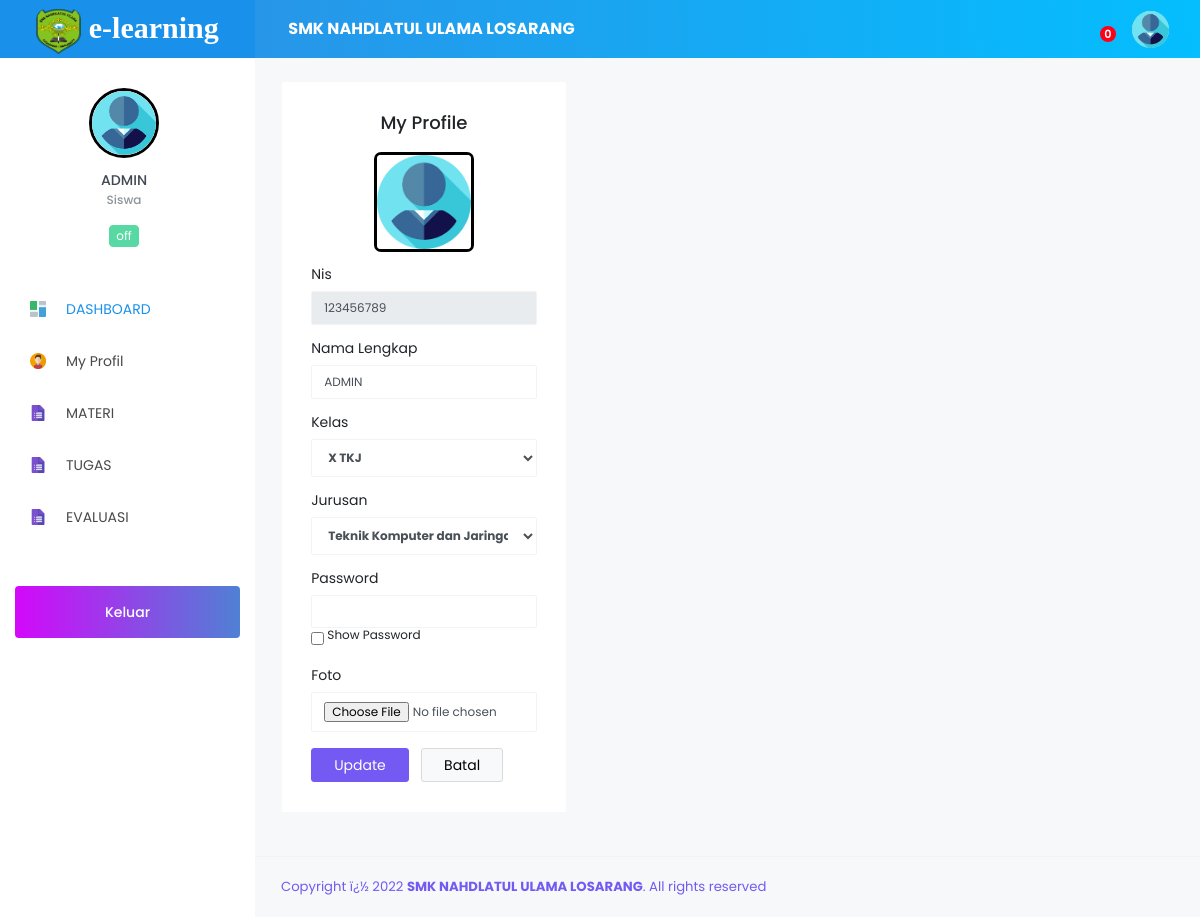
The page /Siswa/index.php?page=profil (signed in) on the database its author committed.
### tables this page shows
CREATE TABLE `tb_sekolah` (
  `id_sekolah` int(11) NOT NULL,
  `nama_sekolah` varchar(120) NOT NULL,
  `kepsek` varchar(120) NOT NULL,
  `textlogo` varchar(10) NOT NULL,
  `logo` varchar(255) NOT NULL,
  `copyright` varchar(255) NOT NULL
);

CREATE TABLE `tb_siswa` (
  `id_siswa` int(11) NOT NULL,
  `nis` varchar(15) NOT NULL,
  `nama_siswa` varchar(120) NOT NULL,
  `jk` varchar(30) NOT NULL,
  `password` varchar(255) NOT NULL,
  `status` varchar(15) NOT NULL,
  `aktif` varchar(30) NOT NULL,
  `tingkat` varchar(20) NOT NULL,
  `foto` varchar(255) DEFAULT NULL,
  `id_kelas` int(11) NOT NULL,
  `id_jurusan` int(11) NOT NULL,
  `confirm` enum('Yes','No') NOT NULL
);

### Siswa/index.php (the view, shortened to what this page needs)
<?php
include '../config/db.php';
if (@$_SESSION['Siswa']) {
?>
<?php
if (@$_SESSION['Siswa']) {
$sesi = @$_SESSION['Siswa'];
}
$sql = mysqli_query($con,"SELECT * FROM tb_siswa
 WHERE id_siswa = '$sesi'") or die(mysqli_error($con));
$data = mysqli_fetch_array($sql);
$sekolah = mysqli_query($con,"SELECT * FROM tb_sekolah WHERE id_sekolah=1 ");
$apl = mysqli_fetch_array($sekolah);
?>
<!DOCTYPE html>
<html lang="en">
<head>
  <link rel="stylesheet" href="../vendor/node_modules/mdi/css/materialdesignicons.min.css">
  <link rel="stylesheet" href="../vendor/node_modules/simple-line-icons/css/simple-line-icons.css">
  <link rel="stylesheet" href="../vendor/node_modules/font-awesome/css/font-awesome.min.css" />
  <link rel="stylesheet" href="../vendor/css/style.css">
   <link href="../vendor/sweetalert/sweetalert.css" rel="stylesheet" />
  <link rel="stylesheet" type="text/css" href="../vendor/css/jquery.dataTables.css">
   <link href="css/ujian.css" rel="stylesheet">
</head>
<body>
  <div class="container-scroller">
    <nav class="navbar col-lg-12 col-12 p-0 fixed-top d-flex flex-row">
      <div class="text-center navbar-brand-wrapper d-flex align-items-top justify-content-center" style="background-color: #1991eb;">
        <a class="navbar-brand brand-logo" href="index.php" style="font-family:Aegyptus;font-weight: bold;font-size: 30px;">
          <img src="../vendor/images/<?=$apl['logo'];?>" alt="logo" style="height: 45px;width: 45px;border-radius: 10px;"> <b><?=$apl['textlogo'];?></b>
        </a>
      </div>
      <div class="navbar-menu-wrapper d-flex align-items-center">
        <ul class="navbar-nav navbar-nav-left header-links d-none d-md-flex">
          <li class="nav-item" style="width: 400px;">
            <a href="#" style="color: #fff;text-decoration: none;"> <b><?=$apl['nama_sekolah'];?></b></a>
          </li>
        </ul>
        <ul class="navbar-nav navbar-nav-right">
          <?php
          $sqlmtr = mysqli_query($con,"SELECT * FROM tb_materi
            INNER JOIN tb_roleguru ON tb_materi.id_roleguru=tb_roleguru.id_roleguru
          INNER JOIN tb_master_mapel ON tb_roleguru.id_mapel=tb_master_mapel.id_mapel
          INNER JOIN tb_guru ON tb_roleguru.id_guru=tb_guru.id_guru
          WHERE tb_roleguru.id_kelas='$data[id_kelas]' AND tb_roleguru.id_jurusan='$data[id_jurusan]' GROUP BY tb_roleguru.id_mapel ");
          $jmlh = mysqli_num_rows($sqlmtr);
           ?>
          <li class="nav-item dropdown">
            <a class="nav-link count-indicator dropdown-toggle" id="notificationDropdown" href="#" data-toggle="dropdown">
              <span class="count"><?=$jmlh ?></span>
            </a>
          </li>
          <li class="nav-item d-none d-lg-block">
            <a class="nav-link" href="#">
              <img class="img-xs rounded-circle" src="../vendor/images/img_Siswa/<?=$data['foto']; ?>" alt="">
            </a>
          </li>
        </ul>
      </div>
    </nav>
    <div class="container-fluid page-body-wrapper">
      <nav class="sidebar sidebar-offcanvas" id="sidebar">
        <ul class="nav">
          <li class="nav-item nav-profile">
            <div class="nav-link">
              <div class="profile-image"> <img src="../vendor/images/img_Siswa/<?=$data['foto']; ?>" alt="image" style="border:3px solid black;"/> <span class="online-status online"></span> </div>
              <div class="profile-name">
                <p class="name"><?=$data['nama_siswa']; ?></p>
                <p class="designation">Siswa</p>
                <div class="badge badge-teal mx-auto mt-3"><?=$data['status']; ?></div>
              </div>
            </div>
          </li>
          <li class="nav-item">
          	<a class="nav-link" href="index.php"><img class="menu-icon" src="../vendor/images/menu_icons/01.png" alt="menu icon"><span class="menu-title">DASHBOARD</span></a>
          </li>
          <li class="nav-item">
          	<a class="nav-link" href="?page=profil"><img class="menu-icon" src="../vendor/images/menu_icons/10.png" alt="menu icon"> <span class="menu-title">My Profil</span></a>
          </li>
           <li class="nav-item">
            <a class="nav-link" data-toggle="collapse" href="#menuMateri" aria-expanded="false" aria-controls="general-pages"> <img class="menu-icon" src="../vendor/images/menu_icons/04.png" alt="menu icon"> <span class="menu-title">MATERI</span><i class="menu-arrow"></i>
            </a>
          </li>
               <li class="nav-item">
          <a class="nav-link" href="?page=tugas"><img class="menu-icon" src="../vendor/images/menu_icons/04.png" alt="menu icon"> <span class="menu-title">TUGAS </span></a>
          </li>
          <li class="nav-item">
            <a class="nav-link" data-toggle="collapse" href="#menuEvaluasi" aria-expanded="false" aria-controls="general-pages"> <img class="menu-icon" src="../vendor/images/menu_icons/04.png" alt="menu icon"> <span class="menu-title">EVALUASI</span><i class="menu-arrow"></i>
            </a>
          </li>
          <li class="nav-item purchase-button">
          	<a class="nav-link" href="logout.php?ID=<?php echo $data['id_siswa'] ?>">
          	Keluar</a>
          </li>
        </ul>
      </nav>
      <div class="main-panel">
                <?php
                $page = @$_GET['page'];
                $act = @$_GET['act'];
                if ($page=='materi') {
                if ($act=='') {
                    include 'modul/materi/data_materi.php';
                  }elseif ($act=='mapel') {
                   include 'modul/materi/view_mapel.php';
                  }elseif ($act=='semester') {
                    include 'modul/materi/view_semester.php';
                   }
                }elseif ($page=='profil') {
                  if ($act=='') {
                    include 'modul/profil/data_profil.php';
                  }
                }elseif ($page=='evaluasi') {
                   if ($act=='') {
                    include 'modul/evaluasi/data_soal.php';
                  }elseif ($act='nilai') {
                   include 'modul/evaluasi/data_nilai.php';
                  }
                }elseif ($page=='ujian') {
                  if ($act=='') {
                    include 'modul/evaluasi/info_ujian.php';
                  }
                }
                elseif ($page=='chat') {
                  if ($act=='') {
                   include 'chat.php';
                  }elseif ($act=='del') {
                    include 'modul/chat/del.php';
                  }
                }elseif ($page=='tugas') {
                    if ($act=='') {
                     include 'modul/tugas/data_tugas.php';
                    }elseif ($act=='upload') {
                      include 'modul/tugas/upload_tugas.php';
                    }
                }elseif ($page=='proses') {
                 include 'modul/models.php';
				 include '../media/story.html';
                }else{
                  echo "<b>4014!</b> Tidak ada halaman !";
                }
                 ?>
        <footer class="footer">
          <div class="container-fluid clearfix">
            <span class="text-info d-block text-center text-sm-left d-sm-inline-block"><?=$apl['copyright'];?></span>
          </div>
        </footer>
      </div>
    </div>
  </div>
</body>
</html>
<?php
} else{
	include 'modul/500.html';
}

### Siswa/modul/profil/data_profil.php (shortened to what this page needs)
  <?php
$sqld = mysqli_query($con,"SELECT * FROM tb_siswa
    INNER JOIN tb_master_kelas ON tb_siswa.id_kelas=tb_master_kelas.id_kelas
  INNER JOIN tb_master_jurusan ON tb_siswa.id_jurusan=tb_master_jurusan.id_jurusan
 WHERE id_siswa = '$sesi' ") or die(mysqli_error($con));
$d = mysqli_fetch_array($sqld);
   ?>
  <div class="content-wrapper">
 <div class="row">
            <div class="col-md-4 d-flex align-items-stretch grid-margin">
              <div class="row flex-grow">
                <div class="col-12">
                  <div class="card">
                    <div class="card-body">
                      <h4 class="card-title text-center">My Profile</h4>
                      <p class="card-description text-center">
                          <img src="../vendor/images/img_Siswa/<?=$data['foto']; ?>" style="border:3px solid black;width: 100px;height: 100px;border-radius: 7px;"/>
                      </p>
                      <form class="forms-sample" method="post" action="?page=proses" enctype="multipart/form-data">
                         <div class="form-group">
                      <label>Nis</label>
                      <input type="text" class="form-control" name="nis" value="<?=$data['nis'] ?>" disabled>
                    </div>
                    <div class="form-group">
                      <label>Nama Lengkap</label>
                      <input type="text" class="form-control" name="nama" value="<?=$data['nama_siswa'] ?>">
                    </div>
                    <div class="form-group">
                      <label>Kelas  <?php if (empty($d['id_kelas'])) {
                      } ?></label>
                        <select class="form-control" id="kelas" name="kelas" style="font-weight: bold;">
                        <?php
                        $sqlKelas=mysqli_query($con, "SELECT * FROM tb_master_kelas ORDER BY id_kelas DESC");
                        while($kelas=mysqli_fetch_array($sqlKelas)){
                        if($kelas['id_kelas'] == $d['id_kelas']){
                        $selected = "selected";
                        }else{
                        $selected = "";
                        }
                        echo "<option value='$kelas[id_kelas]' $selected>$kelas[kelas]</option>";
                        }
                        ?>
                        </select>
                    </div>
      <div class="form-group">
                  <label for="jurusan">Jurusan <?php if (empty($d['id_jurusan'])) {
                      } ?></label>
                  <select class="form-control" id="jurusan" name="jurusan"style="font-weight: bold;">
                  <?php
                  $sqlJurusan=mysqli_query($con, "SELECT * FROM tb_master_jurusan ORDER BY id_jurusan DESC");
                  while($jur=mysqli_fetch_array($sqlJurusan)){
                        if($jur['id_jurusan'] == $d['id_jurusan']){
                          $selected = "selected";
                          }else{
                          $selected = "";
                          }
                  echo "<option value='$jur[id_jurusan]' $selected>$jur[jurusan]</option>";
                  }
                  ?>
                  </select>
                </div>
                    <div class="form-group">
                      <label>Password</label>
                      <input type="password" name="password" id="myInput" class="form-control" required>
					<input type="checkbox" onclick="myFunction()"><sup>   Show Password</sup>
                    </div>
                    <div class="form-group">
                      <label>Foto</label>
                      <input id="file" type="file" name="foto" class="form-control">
                    </div>
                    <button type="submit" name="porifilUpdate" class="btn btn-info mr-2">Update</button>
                    <a href="javascript:history.back()" class="btn btn-light">Batal</a>
                  </form>
                    </div>
                  </div>
                </div>
                </div>
                </div>
            </div>
          </div>

### Siswa/css/ujian.css (style rules this page uses)
.row { width: auto; }

### rows shown on the page
tb_sekolah: logo (picture), textlogo "e-learning", nama_sekolah "SMK NAHDLATUL ULAMA LOSARANG", copyright "Copyright ï¿½ 2022 SMK NAHDLATUL ULAMA LOSARANG . All rights reserved"
tb_siswa: foto (placeholder picture), nama_siswa "ADMIN", status "off", nis "123456789", nama "ADMIN"

### other values the page prints
$jmlh "0"
form field kelas "X TKJ"
form field jurusan "Teknik Komputer dan Jaringan"
